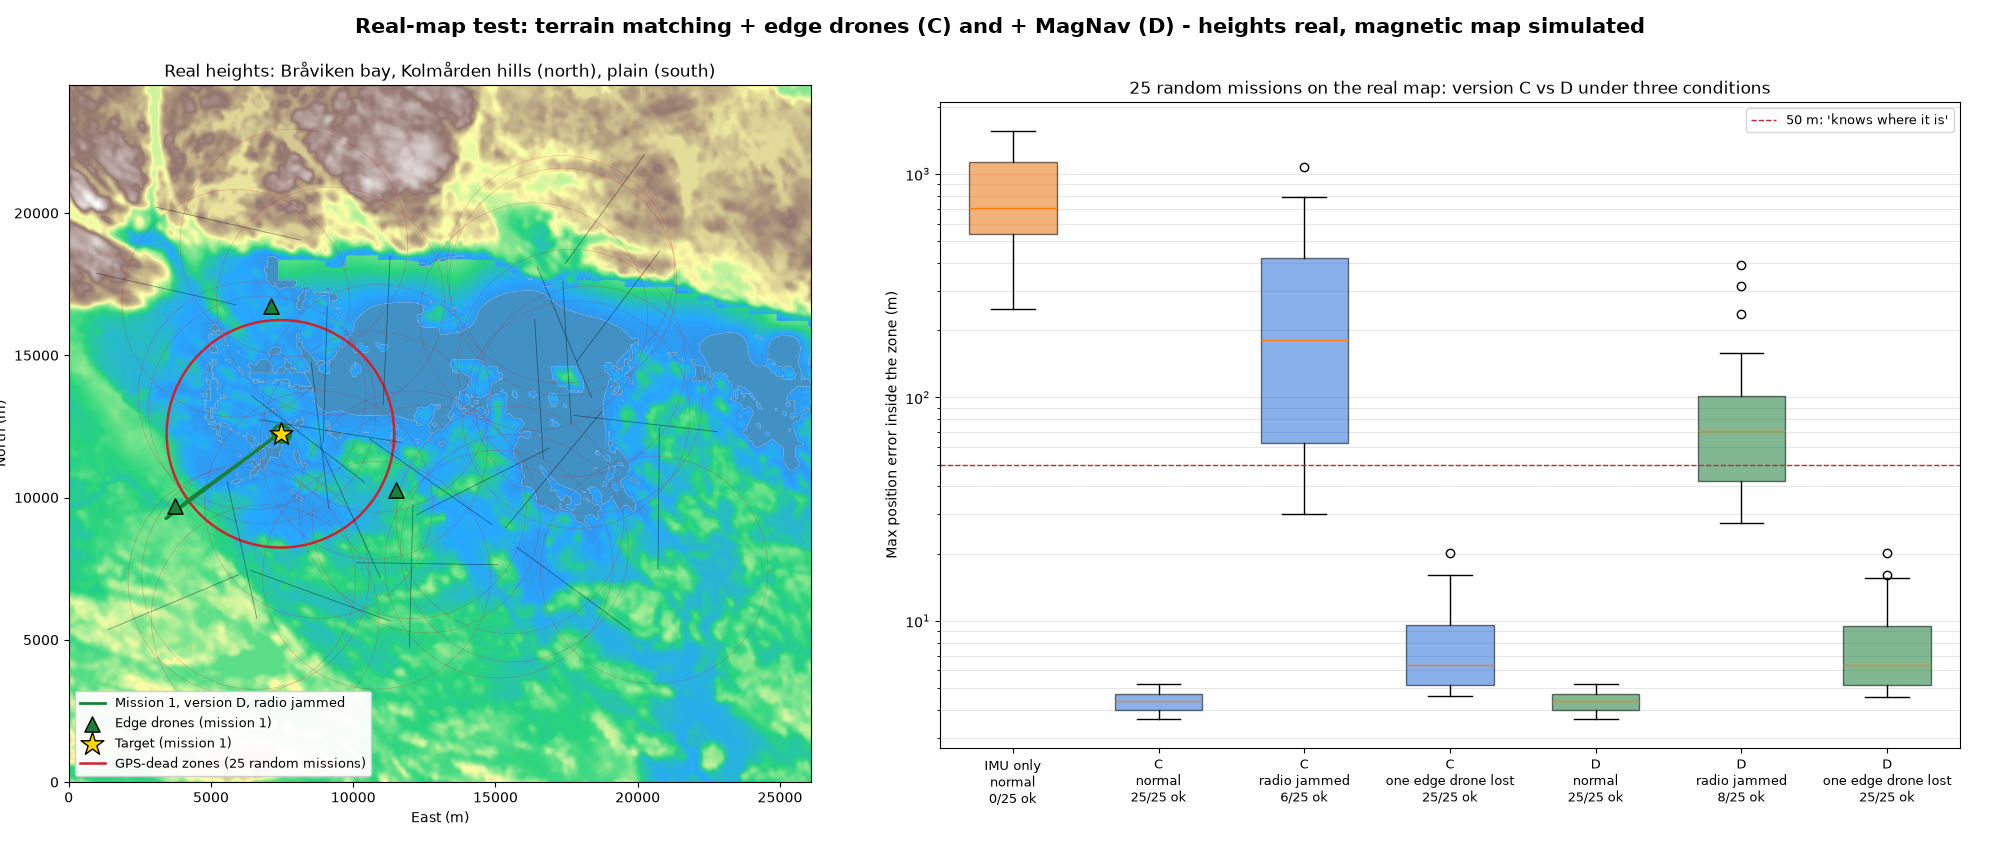

This chart was generated by the following Python code:
"""
Test of versions C and D on a REAL elevation map  (EUDIS Hackathon 2026)

Map: Bråviken bay near Norrköping (real heights from space radar, get_real_map.py):
hills of Kolmården, the flat bay and the flat Norrköping plain.
The magnetic map is SIMULATED (no detailed free magnetic map exists).

Each mission (random place on the map, random directions, random sensor errors):
  a jammer sits on the target and kills GPS within ZONE_R. A drone starts just
  outside, flies in to the target, circles it twice, and flies back out.
  Three edge drones hover just outside the zone with GPS.

Versions:
  IMU only            - no help inside the zone
  C                   - terrain matching (laser + real height map) + edge-drone radio ranging
  D                   - C + MagNav (magnetometer + magnetic map)
Conditions:
  normal              - everything works
  radio jammed        - the jammer also blocks the drones' radio: no edge-drone ranging
  one edge drone lost - one of the three edge drones disappears 2 minutes in

Run: python real_map_test.py   (saves real_map_test.png, ~5 min)
"""
import numpy as np
import matplotlib
matplotlib.use("Agg")
import matplotlib.pyplot as plt

# ---------------- SETTINGS ----------------
RUNS = 25
ZONE_R = 4000.0           # m, GPS dead within this distance of the jammer
START_OUT = 1000.0        # m, start this far outside the zone
LOITER_R, LOITER_LAPS = 300.0, 2
SPEED = 20.0              # m/s
DT = 0.2                  # s
IMU_BIAS, IMU_NOISE = 0.02, 0.05
GPS_NOISE = 2.0
RANGE_NOISE, OUTLIER_P = 3.0, 0.03
LASER_NOISE, WAVES = 1.0, 0.3
MAG_NOISE, MAG_DRIFT = 3.0, 0.05
PROFILE_LEN = 60          # 1 Hz samples = 1.2 km of ground
FIX_EVERY = 15.0
SEARCH_MIN, SEARCH_MAX = 150.0, 1500.0
MIN_RELIEF = {"terrain": 3.0, "magnetic": 15.0}
UNIQUE = {"terrain": 1.3, "magnetic": 1.15}
FIX_SIGMA = 20.0
SUCCESS_M = 50.0          # a mission counts as success if the drone never lost track by more than this
SEED = 11
# -------------------------------------------

_m = np.load("real_map.npz")
ELEV = np.maximum(_m["elev"].astype(float), 0.0)       # water surface is at 0
WATER = ELEV <= 3.0
GRID = float(_m["grid"])
H, W = ELEV.shape
EXT_E, EXT_N = W * GRID, H * GRID

# Simulated magnetic anomaly map on a 100 m grid over the same area
_rng = np.random.default_rng(42)
MG = 100.0
_gx, _gy = np.arange(0, EXT_E, MG), np.arange(0, EXT_N, MG)
_GX, _GY = np.meshgrid(_gx, _gy)
MAG = np.zeros(_GX.shape)
for n, (wmin, wmax), amp in [(800, (400, 2500), 200), (4800, (150, 500), 50)]:
    cx, cy = _rng.uniform(0, EXT_E, n), _rng.uniform(0, EXT_N, n)
    w, a = _rng.uniform(wmin, wmax, n), _rng.uniform(-amp, amp, n)
    for x, y, ww, aa in zip(cx, cy, w, a):
        sl = (slice(max(0, int((y - 4 * ww) / MG)), int((y + 4 * ww) / MG) + 1),
              slice(max(0, int((x - 4 * ww) / MG)), int((x + 4 * ww) / MG) + 1))
        MAG[sl] += aa * np.exp(-((_GX[sl] - x) ** 2 + (_GY[sl] - y) ** 2) / (2 * ww * ww))


def lookup(M, cell, x, y):
    fx = np.asarray(x, float) / cell
    fy = np.asarray(y, float) / cell
    ix = np.clip(fx.astype(int), 0, M.shape[1] - 2)
    iy = np.clip(fy.astype(int), 0, M.shape[0] - 2)
    ax, ay = np.clip(fx - ix, 0, 1), np.clip(fy - iy, 0, 1)
    top = M[iy, ix] * (1 - ax) + M[iy, ix + 1] * ax
    bot = M[iy + 1, ix] * (1 - ax) + M[iy + 1, ix + 1] * ax
    return top * (1 - ay) + bot * ay


MAPS = {"terrain": (ELEV, GRID), "magnetic": (MAG, MG)}


def match(kind, pts, meas, search):
    """Slide the measured profile over the map; best shift, or None if flat or ambiguous."""
    m = meas - meas.mean()
    if m.std() < MIN_RELIEF[kind]:
        return None
    M, cell = MAPS[kind]

    def scores(off):
        c = lookup(M, cell, pts[None, :, 0] + off[:, None, 0], pts[None, :, 1] + off[:, None, 1])
        c -= c.mean(axis=1, keepdims=True)
        return np.sqrt(((c - m) ** 2).mean(axis=1))

    def grid(center, half, step):
        g = np.arange(-half, half + step / 2, step)
        return center + np.stack(np.meshgrid(g, g), -1).reshape(-1, 2)

    step = max(10.0, search / 25)
    off = grid(np.zeros(2), search, step)
    s = scores(off)
    best = off[s.argmin()]
    far = np.linalg.norm(off - best, axis=1) > max(60.0, 2 * step)
    if s[far].min() < UNIQUE[kind] * s.min():
        return None
    while step > 2.0:
        step = max(2.0, step / 4)
        fine = grid(best, 4 * step, step)
        best = fine[scores(fine).argmin()]
    return best


def make_mission(rng):
    while True:
        jam = np.array([rng.uniform(ZONE_R + 1500, EXT_E - ZONE_R - 1500), rng.uniform(ZONE_R + 1500, EXT_N - ZONE_R - 1500)])
        a = rng.uniform(0, 2 * np.pi)
        start = jam + (ZONE_R + START_OUT) * np.array([np.cos(a), np.sin(a)])
        if 500 < start[0] < EXT_E - 500 and 500 < start[1] < EXT_N - 500:
            break
    target = jam + rng.uniform(0, 400) * np.array([np.cos(b := rng.uniform(0, 2 * np.pi)), np.sin(b)])
    rot = rng.uniform(0, 2 * np.pi)
    anchors = jam + (ZONE_R + 500) * np.stack([np.cos(rot + np.arange(3) * 2 * np.pi / 3),
                                                np.sin(rot + np.arange(3) * 2 * np.pi / 3)], 1)
    th = np.arctan2(*(target - start)[::-1]) + np.pi
    ang = th + np.linspace(0, 2 * np.pi * LOITER_LAPS, 24 * LOITER_LAPS + 1)
    circle = target + LOITER_R * np.stack([np.cos(ang), np.sin(ang)], 1)
    wps = np.vstack([target, circle, target, start])
    return dict(jam=jam, start=start, target=target, anchors=anchors, wps=wps, n_loiter=len(circle))


def fly(mission, version, condition, seed):
    rng = np.random.default_rng(seed)
    use_terrain = version in ("C", "D")
    use_mag = version == "D"
    use_range = version in ("C", "D") and condition != "radio jammed"
    sources = (["terrain"] if use_terrain else []) + (["magnetic"] if use_mag else [])
    b = IMU_BIAS * np.array([np.cos(a := rng.uniform(0, 2 * np.pi)), np.sin(a)])
    true, est = mission["start"].copy(), mission["start"].copy()
    vel_err, vel_corr, acc_corr = np.zeros(2), np.zeros(2), np.zeros(2)
    I2, Z2 = np.eye(2), np.zeros((2, 2))
    F = np.block([[I2, DT * I2, Z2], [Z2, I2, DT * I2], [Z2, Z2, I2]])
    Q = np.zeros((6, 6)); Q[2:4, 2:4] = I2 * IMU_NOISE**2 * DT; Q[4:6, 4:6] = I2 * (IMU_BIAS * 0.01) ** 2 * DT
    P = np.zeros((6, 6)); P[4:6, 4:6] = I2 * IMU_BIAS**2
    anchors = list(range(3))
    prof = {k: ([], []) for k in sources}
    mag_drift, t, i = 0.0, 0.0, 0
    next_sample, next_fix, entered = 1.0, FIX_EVERY, None
    errs, inside_flags, phase = [], [], []
    track = []
    fixes = {"terrain": 0, "magnetic": 0, "range": 0}

    def update(d, Hm, R, gate):
        nonlocal est, vel_corr, acc_corr, P
        S = Hm @ P @ Hm.T + R
        if d @ np.linalg.solve(S, d) > gate:
            return False
        K = P @ Hm.T @ np.linalg.inv(S)
        dx = K @ d
        est = est - dx[:2]; vel_corr = vel_corr + dx[2:4]; acc_corr = acc_corr + dx[4:6]
        P = (np.eye(6) - K @ Hm) @ P
        for k in sources:
            prof[k] = ([p - dx[:2] for p in prof[k][0]], prof[k][1])
        return True

    wps = mission["wps"]
    while i < len(wps) and t < 2500:
        d = wps[i] - est
        if np.linalg.norm(d) < 12:
            i += 1
            continue
        v = SPEED * d / np.linalg.norm(d)
        true = true + v * DT
        vel_err = vel_err + (b + rng.normal(0, IMU_NOISE, 2)) * DT
        vel_corr = vel_corr + acc_corr * DT
        est = est + (v + vel_err - vel_corr) * DT
        P = F @ P @ F.T + Q
        t += DT
        mag_drift += rng.normal(0, MAG_DRIFT * np.sqrt(DT))
        inside = np.linalg.norm(true - mission["jam"]) < ZONE_R
        if inside and entered is None:
            entered = t
        if t >= next_sample:
            next_sample += 1.0
            if not inside:
                update(est - (true + rng.normal(0, GPS_NOISE, 2)), np.hstack([I2, Z2, Z2]), I2 * GPS_NOISE**2, 13.8)
            elif use_range:
                if condition == "one edge drone lost" and len(anchors) == 3 and t - entered > 120:
                    anchors.pop(0)
                for k in anchors:
                    a_pos = mission["anchors"][k]
                    a_rep = a_pos + rng.normal(0, GPS_NOISE, 2)
                    z = np.linalg.norm(true - a_pos) + rng.normal(0, RANGE_NOISE)
                    if rng.random() < OUTLIER_P:
                        z += rng.uniform(30, 120)
                    u = (est - a_rep) / np.linalg.norm(est - a_rep)
                    if update(np.array([np.linalg.norm(est - a_rep) - z]), np.hstack([u, np.zeros(4)])[None, :],
                              np.array([[RANGE_NOISE**2 + GPS_NOISE**2]]), 10.8):
                        fixes["range"] += 1
            water = lookup(WATER.astype(float), GRID, *true) > 0.5
            reading = {"terrain": lookup(ELEV, GRID, *true) + rng.normal(0, LASER_NOISE) + (rng.normal(0, WAVES) if water else 0),
                       "magnetic": lookup(MAG, MG, *true) + rng.normal(0, MAG_NOISE) + mag_drift}
            for k in sources:
                prof[k][0].append(est.copy()); prof[k][1].append(reading[k])
                del prof[k][0][:-PROFILE_LEN], prof[k][1][:-PROFILE_LEN]
        if inside and t >= next_fix:
            next_fix = t + FIX_EVERY
            for k in sources:
                if len(prof[k][1]) < PROFILE_LEN:
                    continue
                search = np.clip(3 * np.sqrt(np.linalg.eigvalsh(P[:2, :2]).max()) + 50, SEARCH_MIN, SEARCH_MAX)
                shift = match(k, np.array(prof[k][0]), np.array(prof[k][1]), search)
                if shift is not None and update(-shift, np.hstack([I2, Z2, Z2]), I2 * FIX_SIGMA**2, 13.8):
                    fixes[k] += 1
        errs.append(np.linalg.norm(est - true)); inside_flags.append(inside); phase.append(i)
        track.append(true.copy())
    errs, inside_flags, phase = np.array(errs), np.array(inside_flags), np.array(phase)
    loiter = (phase >= 1) & (phase <= mission["n_loiter"])
    return {"max_inside": errs[inside_flags].max(), "observe": errs[loiter].mean(),
            "t": np.arange(len(errs)) * DT, "err": errs, "inside": inside_flags, "track": np.array(track), "fixes": fixes}


VERSIONS = [("IMU only", "IMU", ["normal"]), ("C: terrain + edge drones", "C", None), ("D: C + MagNav", "D", None)]
CONDITIONS = ["normal", "radio jammed", "one edge drone lost"]


def main():
    rng = np.random.default_rng(SEED)
    missions = [make_mission(rng) for _ in range(RUNS)]
    water_share = np.mean([np.mean(lookup(WATER.astype(float), GRID, *np.linspace(m["start"], m["target"], 50).T) > 0.5)
                           for m in missions])
    print(f"Real map {EXT_E / 1000:.1f} x {EXT_N / 1000:.1f} km (Bråviken). {RUNS} random missions, "
          f"{water_share * 100:.0f} % of the way in is over water on average.\n")
    print(f"{'Version':26s} {'Condition':22s} {'success (<50 m)':>16s} {'max error inside: median / worst':>34s} "
          f"{'error while observing':>22s}  fixes (terrain / mag / radio)")
    results, examples = {}, {}
    for name, v, conds in VERSIONS:
        for cond in conds or CONDITIONS:
            rs = [fly(m, v, cond, SEED * 1000 + k) for k, m in enumerate(missions)]
            mx = np.array([r["max_inside"] for r in rs]); ob = np.array([r["observe"] for r in rs])
            ok = (mx < SUCCESS_M).sum()
            fx = [np.mean([r["fixes"][k] for r in rs]) for k in ("terrain", "magnetic", "range")]
            results[(name, cond)] = (mx, ob, ok)
            examples[(name, cond)] = rs[0]
            print(f"{name:26s} {cond:22s} {ok:7d} / {RUNS:<6d} {np.median(mx):14.0f} m / {mx.max():6.0f} m "
                  f"{np.median(ob):18.0f} m   {fx[0]:5.1f} / {fx[1]:5.1f} / {fx[2]:6.0f}")

    # ---------------- PLOT ----------------
    fig = plt.figure(figsize=(20, 8.5))
    ax = fig.add_axes([0.02, 0.08, 0.40, 0.82])
    ax2 = fig.add_axes([0.47, 0.12, 0.51, 0.76])
    shown = np.where(WATER, np.nan, ELEV)
    ax.imshow(shown, origin="lower", extent=(0, EXT_E, 0, EXT_N), cmap="terrain", vmin=-20, vmax=ELEV.max(), alpha=0.85)
    ax.imshow(np.where(WATER, 1.0, np.nan), origin="lower", extent=(0, EXT_E, 0, EXT_N), cmap="Blues", vmin=0, vmax=1.6)
    th = np.linspace(0, 2 * np.pi, 100)
    for k, m in enumerate(missions):
        ax.plot(m["jam"][0] + ZONE_R * np.cos(th), m["jam"][1] + ZONE_R * np.sin(th), color="#cf222e",
                lw=1.8 if k == 0 else 0.4, alpha=1 if k == 0 else 0.35)
        ax.plot(*np.array([m["start"], m["target"]]).T, color="black", lw=0.6, alpha=0.4)
    m0 = missions[0]
    ax.plot(*examples[("D: C + MagNav", "radio jammed")]["track"].T, color="#1a7f37", lw=2, label="Mission 1, version D, radio jammed")
    ax.scatter(*m0["anchors"].T, marker="^", s=120, color="#1a7f37", edgecolor="black", zorder=5, label="Edge drones (mission 1)")
    ax.scatter(*m0["target"], marker="*", s=300, color="gold", edgecolor="black", zorder=6, label="Target (mission 1)")
    ax.plot([], [], color="#cf222e", lw=1.8, label="GPS-dead zones (25 random missions)")
    ax.set_xlim(0, EXT_E); ax.set_ylim(0, EXT_N); ax.set_aspect("equal")
    ax.set_xlabel("East (m)"); ax.set_ylabel("North (m)")
    ax.legend(loc="lower left", fontsize=9, framealpha=0.95)
    ax.set_title("Real heights: Bråviken bay, Kolmården hills (north), plain (south)", fontsize=12)

    labels, data, colors = [], [], []
    palette = {"IMU only": "#e8710a", "C: terrain + edge drones": "#2a6fdb", "D: C + MagNav": "#1a7f37"}
    for (name, cond), (mx, ob, ok) in results.items():
        labels.append(f"{name.split(':')[0]}\n{cond}\n{ok}/{RUNS} ok")
        data.append(mx); colors.append(palette[name])
    bp = ax2.boxplot(data, patch_artist=True, widths=0.6, showfliers=True)
    for patch, c in zip(bp["boxes"], colors):
        patch.set_facecolor(c); patch.set_alpha(0.55)
    ax2.set_xticks(range(1, len(labels) + 1), labels, fontsize=9)
    ax2.axhline(SUCCESS_M, color="#cf222e", ls="--", lw=1, label=f"{SUCCESS_M:.0f} m: 'knows where it is'")
    ax2.set_yscale("log"); ax2.set_ylabel("Max position error inside the zone (m)")
    ax2.grid(alpha=0.3, which="both", axis="y"); ax2.legend(loc="upper right", fontsize=9)
    ax2.set_title(f"{RUNS} random missions on the real map: version C vs D under three conditions", fontsize=12)
    fig.suptitle("Real-map test: terrain matching + edge drones (C) and + MagNav (D) - heights real, magnetic map simulated",
                 fontsize=15, weight="bold")
    plt.savefig("real_map_test.png", dpi=100)
    print("\nSaved real_map_test.png")


if __name__ == "__main__":
    main()
